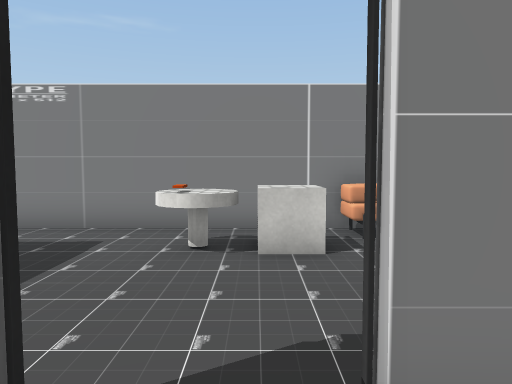
View 1 (above)

16 first-person views from a walk through a 3-D level made in the Unity game engine. The camera is 1.3 m above the floor, tilts 4° down and sees 70° across. The floor is counted in squares, 1 m on a side. Each view is taken from the middle of a square. On the plan, view 1 faces up. The plan holds only what a view shows up to about 15 squares ahead; the rest is blank. The place goes on beyond the plan. The player is left out. Door leaves are left out, so doorways stand open. Some surface patterns are stand-ins.

View 2
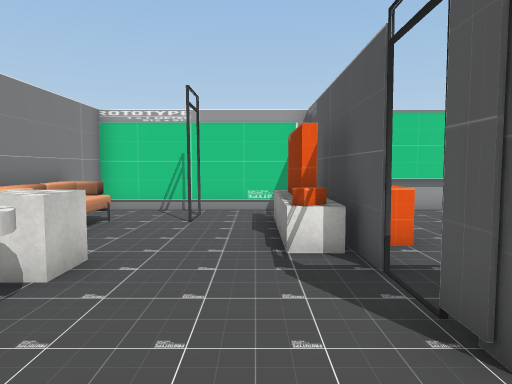

View 3
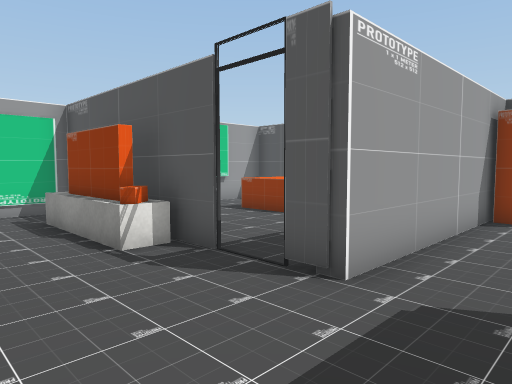

View 4
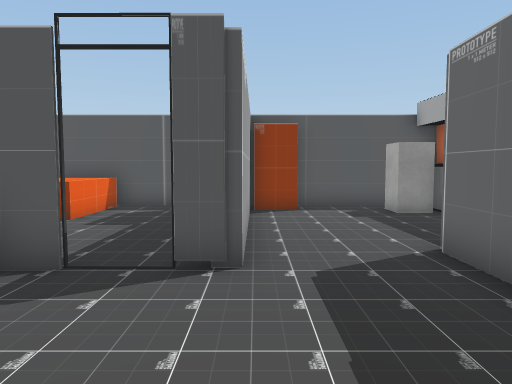

View 5
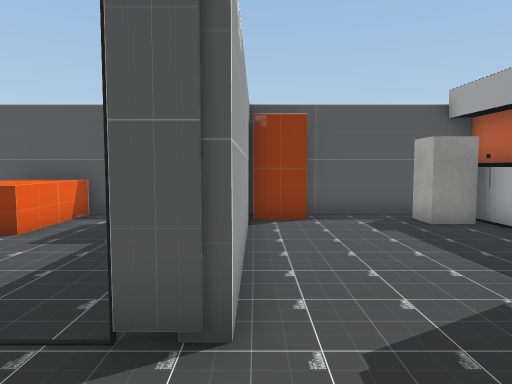

View 6
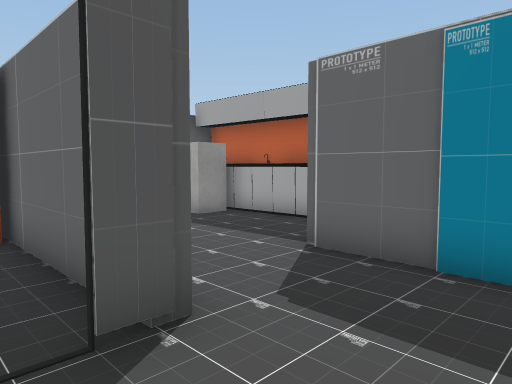

View 7
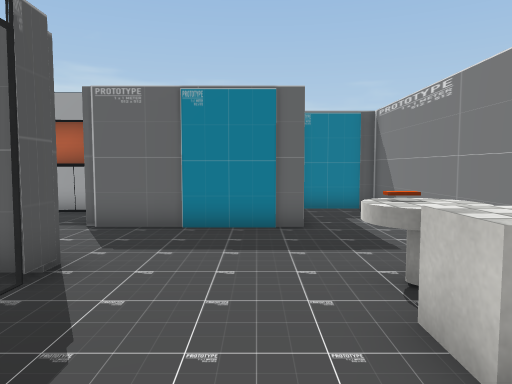

View 8
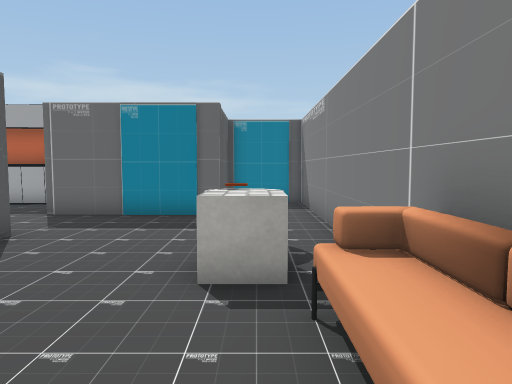

View 9
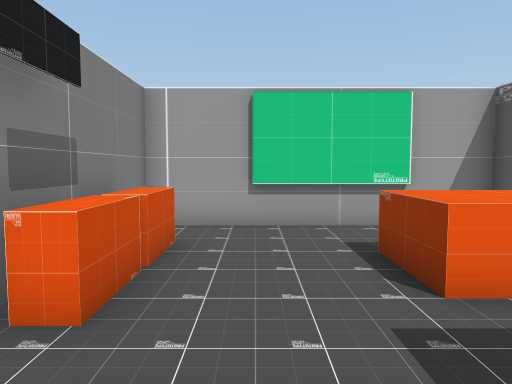

View 10
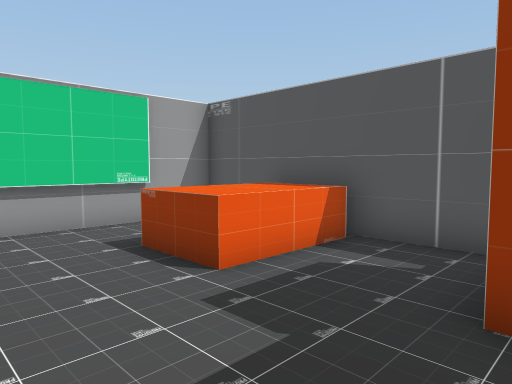

View 11
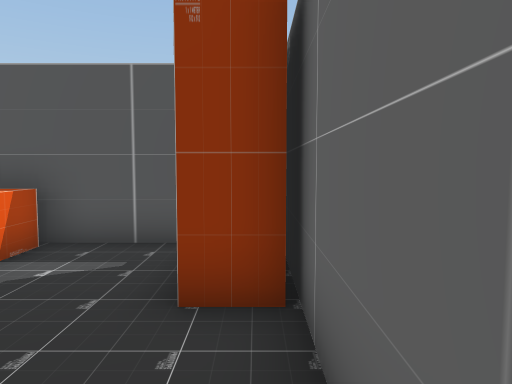

View 12
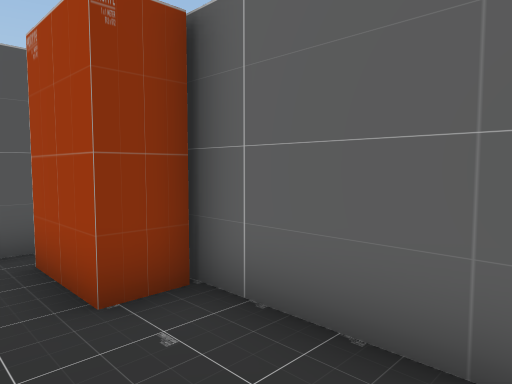

View 13
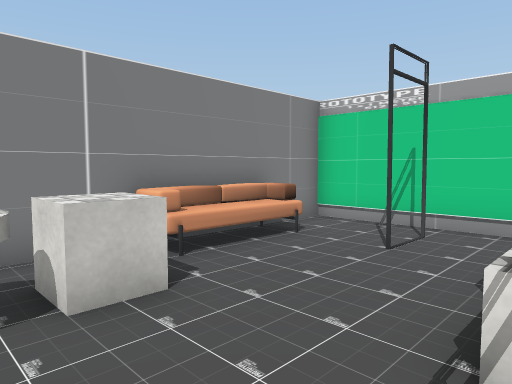

View 14
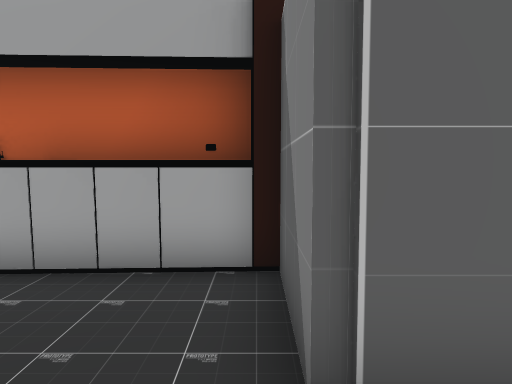

View 15
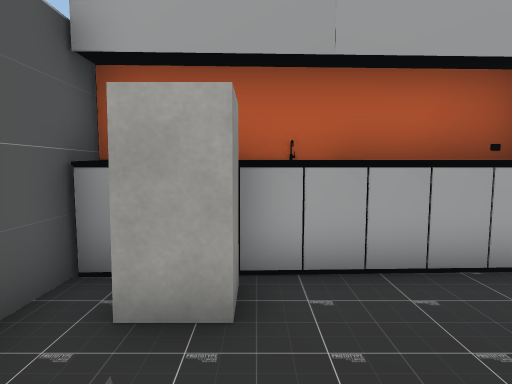

View 16
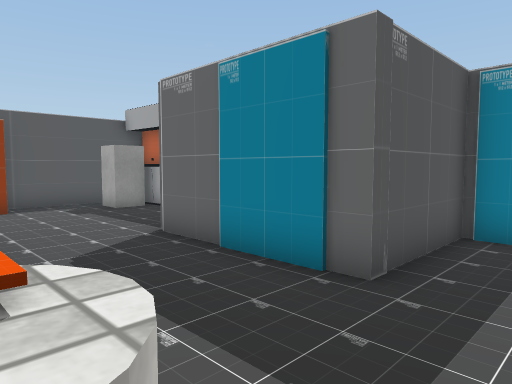

### Floor plan
Key: @ floor where view 1 was taken; # wall or solid block; x gap in a wall; . floor; D open door; ^ raised ledge; S sofa; C cube; B block; O other object.
Columns run from 8 left of view 1 to 7 right of it. Each row starts with its distance up from view 1.
  8 ################
  7 #.........SSSS.#
  6 #......OCC.....#
  5 ####...OCC...Dx#
  4    #.........D.#
  3    #...........#
  2    #......OOOO.#
  1    #..#DD#OOOO##
  0 ####..#.@......#
 -1 OO....#........#
 -2 OO....#........#
 -3 OO....#O...^^..#
 -4 OBB...#OO..^^ .#
 -5 OBB..O#OO..^^  #
 -6 ################

Positions as (right, up) in squares from view 1, and headings:
1: (0, 0), facing up
2: (-4, 3), facing right
3: (-4, 5), facing down-right
4: (-2, 6), facing down
5: (-2, 4), facing down
6: (0, 4), facing down-left
7: (3, 4), facing left
8: (5, 6), facing left
9: (-1, -1), facing right
10: (-1, 0), facing down-right
11: (-1, 0), facing down
12: (1, 0), facing down-left
13: (-1, 2), facing up-right
14: (-3, 0), facing left
15: (-3, -4), facing left
16: (-1, 7), facing down-left
